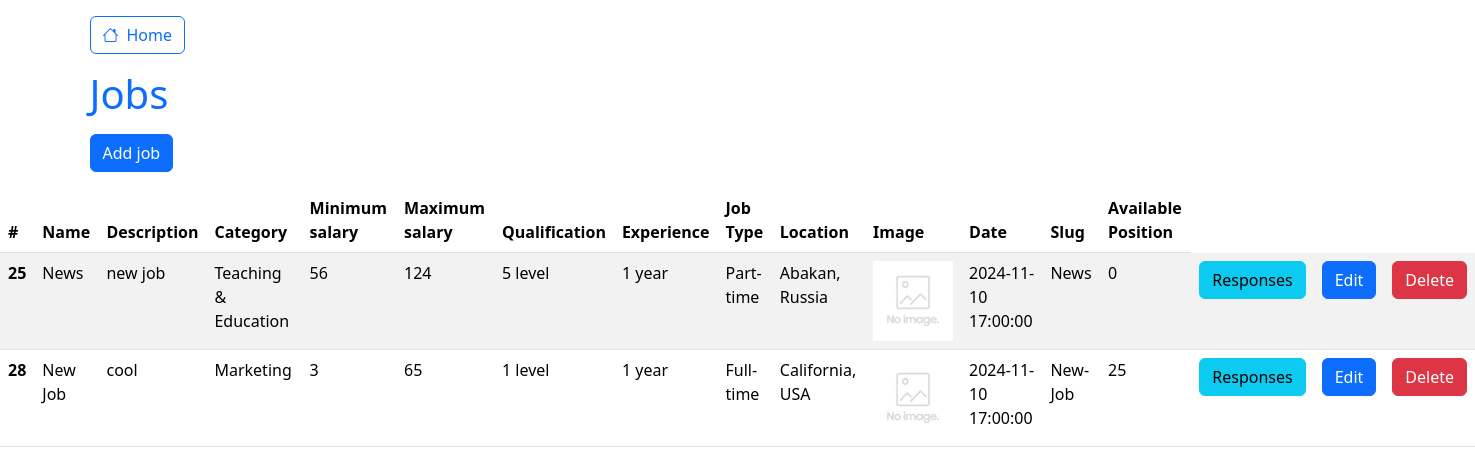
Screenshot of /companies/jobs/index.php (signed in) with the database file from the repository.
### tables this page shows
CREATE TABLE `jobs` (
  `id` int NOT NULL,
  `name` varchar(255) NOT NULL,
  `description` text NOT NULL,
  `category_id` int NOT NULL,
  `min_salary` int NOT NULL,
  `max_salary` int NOT NULL,
  `qualification_id` int NOT NULL,
  `experience_id` int NOT NULL,
  `job_type_id` int NOT NULL,
  `location_id` int NOT NULL,
  `image` varchar(255) DEFAULT NULL,
  `date` timestamp NOT NULL DEFAULT CURRENT_TIMESTAMP,
  `slug` varchar(255) NOT NULL,
  `company_id` int NOT NULL,
  `available_position` int UNSIGNED NOT NULL DEFAULT '0'
);

CREATE TABLE `categories` (
  `id` int NOT NULL,
  `name` varchar(255) NOT NULL,
  `is_popular` tinyint(1) NOT NULL DEFAULT '0'
);

CREATE TABLE `qualifications` (
  `id` int NOT NULL,
  `level` int NOT NULL
);

CREATE TABLE `experiences` (
  `id` int NOT NULL,
  `name` varchar(255) NOT NULL
);

CREATE TABLE `job_types` (
  `id` int NOT NULL,
  `name` varchar(255) NOT NULL
);

CREATE TABLE `locations` (
  `id` int NOT NULL,
  `name` varchar(255) NOT NULL
);

### companies/jobs/index.php (the view, shortened to what this page needs)
<?php
$pdo = require_once $_SERVER['DOCUMENT_ROOT'] . '/db.php';
$jobs = $pdo->query("SELECT jobs.*, categories.name AS category, qualifications.level AS qualification, experiences.name AS experience,
job_types.name AS job_type, locations.name AS location
FROM jobs
JOIN categories ON jobs.category_id = categories.id
JOIN qualifications ON jobs.qualification_id = qualifications.id
JOIN experiences ON jobs.experience_id = experiences.id
JOIN job_types ON jobs.job_type_id = job_types.id
JOIN locations ON jobs.location_id = locations.id
WHERE company_id = {$_SESSION['company_id']}")->fetchAll();
include $_SERVER['DOCUMENT_ROOT'] . '/layouts/header_bootstrap.php';
?>
    <div class="container mt-3">
        <a href="/" class="btn btn-outline-primary"><i class="bi bi-house me-2"></i>Home</a>
        <h1 class="text-primary my-3">Jobs</h1>
        <a href="/companies/jobs/create.php" class="btn btn-primary">Add job</a>
    </div>
<?php if ($jobs): ?>
    <table class="table table-striped mt-3">
        <thead>
        <tr>
            <th scope="col">#</th>
            <th scope="col">Name</th>
            <th scope="col">Description</th>
            <th scope="col">Category</th>
            <th scope="col">Minimum salary</th>
            <th scope="col">Maximum salary</th>
            <th scope="col">Qualification</th>
            <th scope="col">Experience</th>
            <th scope="col">Job Type</th>
            <th scope="col">Location</th>
            <th scope="col">Image</th>
            <th scope="col">Date</th>
            <th scope="col">Slug</th>
            <th scope="col">Available Position</th>
        </tr>
        </thead>
        <tbody>
        <?php foreach ($jobs as $job): ?>
            <tr>
                <th scope="row"><?= $job['id'] ?></th>
                <td><?= $job['name'] ?></td>
                <td><?= $job['description'] ?></td>
                <td><?= $job['category'] ?></td>
                <td><?= $job['min_salary'] ?></td>
                <td><?= $job['max_salary'] ?></td>
                <td><?= $job['qualification'] ?> level</td>
                <td><?= $job['experience'] ?></td>
                <td><?= $job['job_type'] ?></td>
                <td><?= $job['location'] ?></td>
                <td><img src="<?= $job['image'] ?? '/img/no_image.jpg' ?>" alt="" width="80"></td>
                <td><?= $job['date'] ?></td>
                <td><?= $job['slug'] ?></td>
                <td><?= $job['available_position'] ?></td>
                <td><a href="/companies/jobs/responses/?id=<?= $job['id'] ?>" class="btn btn-info">Responses</a></td>
                <td><a href="/companies/jobs/edit.php?id=<?= $job['id'] ?>" class="btn btn-primary">Edit</a></td>
                <td><a href="/companies/jobs/actions/delete.php?id=<?= $job['id'] ?>" class="btn btn-danger">Delete</a>
                </td>
            </tr>
        <?php endforeach; ?>
        </tbody>
    </table>
<?php else: ?>
    <p style="margin-top: 15px;">You don't have any vacancies yet :(</p>
<?php endif; ?>
<?php
include $_SERVER['DOCUMENT_ROOT'] . '/layouts/footer_bootstrap.php';
?>

### rows the page displays
jobs: id "25", name "News", description "new job", category.name "Teaching & Education", min_salary "56", max_salary "124", qualification.level "5", experience.name "1 year", job_type.name "Part-time", location.name "Abakan, Russia", date "2024-11-10 17:00:00", slug "News", available_position "0"
jobs: id "28", name "New Job", description "cool", category.name "Marketing", min_salary "3", max_salary "65", qualification.level "1", experience.name "1 year", job_type.name "Full-time", location.name "California, USA", date "2024-11-10 17:00:00", slug "New-Job", available_position "25"
